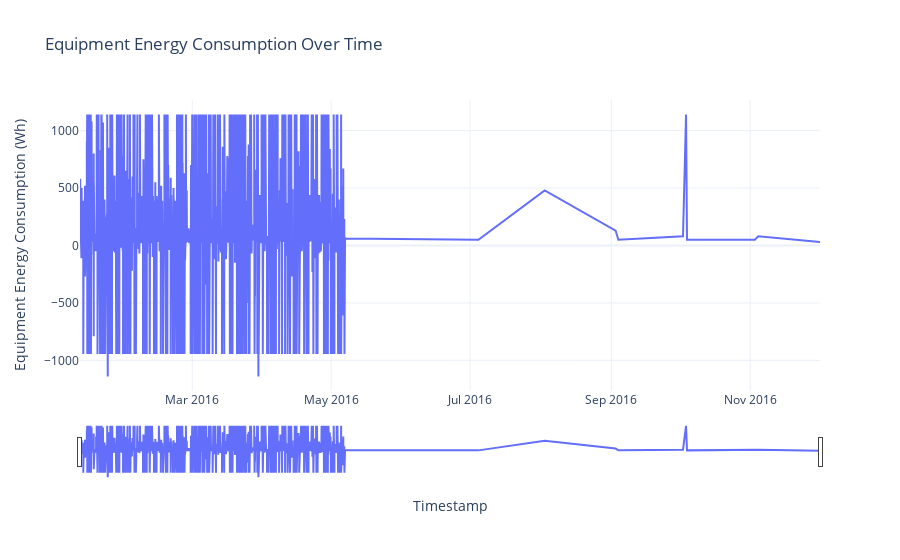

Notebook code for this chart:
### Code cell
#Graph to check the relation between time and energy consumption
fig = go.Figure()

fig.add_trace(go.Scatter(
    x=df['timestamp'],
    y=df['equipment_energy_consumption'],
    mode='lines',
    name='Energy Consumption'
))

fig.update_layout(
    title='Equipment Energy Consumption Over Time',
    xaxis_title='Timestamp',
    yaxis_title='Equipment Energy Consumption (Wh)',
    xaxis=dict(
        rangeslider=dict(visible=True),
        type='date'
    ),
    template='plotly_white'
)

fig.show()

### Figure 1 — Plotly figure (JSON) as saved in the notebook; plotly's stock layout.template omitted (floating-point values rounded to 4 significant figures; data arrays with more than 128 entries replaced by an {"elided": "..."} marker saying what was removed)
{"data": [{"mode": "lines", "name": "Energy Consumption", "type": "scatter", "x": {"elided": "15880 str values"}, "y": {"elided": "15880 float values"}}], "layout": {"title": {"text": "Equipment Energy Consumption Over Time"}, "xaxis": {"rangeslider": {"visible": true}, "title": {"text": "Timestamp"}, "type": "date"}, "yaxis": {"title": {"text": "Equipment Energy Consumption (Wh)"}}}}
